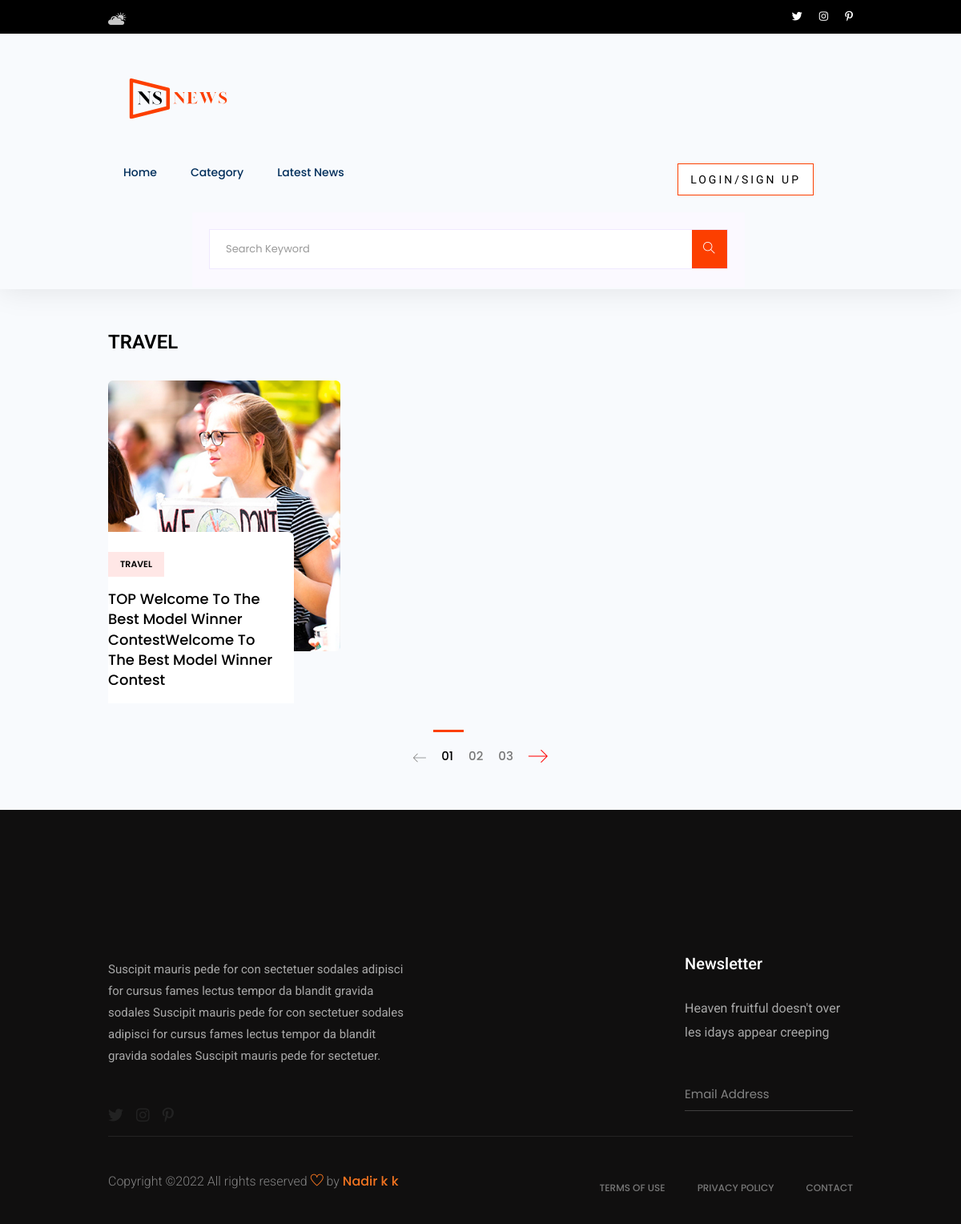
The app's page /topic/ceaf6af9-a641-4818-9b1a-226442acc29c/ with its own data.
### news/models.py (models this page shows, shortened)
class Category(models.Model):
    id = models.UUIDField(default=uuid.uuid4, unique=True,
                          primary_key=True, editable=False)
    name = models.CharField(max_length=200)
    def __str__(self):
        return str(self.name)

class News(models.Model):
    owner = models.ForeignKey(
        Profile, null=True, blank=True, on_delete=models.CASCADE)
    title = models.CharField(max_length=200, null=True, blank=True)
    category = models.ForeignKey(Category, on_delete=models.CASCADE, null=True)
    description = models.TextField(null=True, blank=True)
    featured_image = models.ImageField(
        default='news/default.jpg', null=True, blank=True, upload_to='news/'
    )
    image_link = models.CharField(max_length=1000, null=True, blank=True)
    created = models.DateTimeField(auto_now_add=True)
    id = models.UUIDField(default=uuid.uuid4, unique=True,
                          primary_key=True, editable=False)
    verified_news = models.BooleanField(blank=True, null=True)
    class Meta:
        ordering = ['created']

### news/views.py (the view)
# urls.py: path('topic/<str:pk>/', views.Topic, name='topic'),
def Topic(request, pk):
    category_one = Category.objects.get(id=pk)
    categories = Category.objects.all()
    category_news = News.objects.filter(category=category_one)
    context = {
        'category_one': category_one,
        'news': category_news,
        'categories': categories
    }
    return render(request, 'category.html', context=context)

### templates/category.html
{% extends 'main.html' %}
{% load static %}
{% block content %}
    <main>
    <section class="whats-news-area pt-50 pb-20">
        <div class="container">
            <div class="row">
            <div class="col-lg-12">
                <div class="row d-flex justify-content-between">
                    <div class="col-lg-3 col-md-3">
                        <div class="section-tittle mb-30">
                            <h3>{{category_one.name}}</h3>
                        </div>
                    </div>
                </div>
                <div class="row">
                    <div class="col-12">
                        <div class="tab-content" id="nav-tabContent">
                            <div class="tab-pane fade show active" id="nav-home" role="tabpanel" aria-labelledby="nav-home-tab">
                                <div class="whats-news-caption">
                                    <div class="row">
                                        {% for news_one in news %}
                                        <div class="col-lg-4 col-md-4">
                                            <div class="single-what-news mb-100">
                                                <div class="what-img">
                                                    <a href="{% url 'single-news' news_one.id %}">
                                                    <img src="{{news_one.featured_image.url}}" alt="">
                                                    </a>
                                                </div>
                                                <div class="what-cap">
                                                    <span class="color1">{{news_one.category}}</span>
                                                    <h4><a href="{% url 'single-news' news_one.id %}">{{news_one.title}}</a></h4>
                                                </div>
                                            </div>
                                        </div>
                                        {% endfor %}
                                    </div>
                                </div>
                            </div>
                        </div>
                    </div>
                </div>
            </div>
            </div>
        </div>
    </section>
    <div class="pagination-area pb-45 text-center">
        <div class="container">
            <div class="row">
                <div class="col-xl-12">
                    <div class="single-wrap d-flex justify-content-center">
                        <nav aria-label="Page navigation example">
                            <ul class="pagination justify-content-start">
                              <li class="page-item"><a class="page-link" href="#"><span class="flaticon-arrow roted"></span></a></li>
                                <li class="page-item active"><a class="page-link" href="#">01</a></li>
                                <li class="page-item"><a class="page-link" href="#">02</a></li>
                                <li class="page-item"><a class="page-link" href="#">03</a></li>
                              <li class="page-item"><a class="page-link" href="#"><span class="flaticon-arrow right-arrow"></span></a></li>
                            </ul>
                          </nav>
                    </div>
                </div>
            </div>
        </div>
    </div>
    </main>
{% endblock content %}

### static/uikit/styles/modules/_variables.css (style rules this page uses)
:root { --color-main: #5aa5b9; --color-main-light: #e6faff; --color-sub: #3f4156; --color-sub-light: #51546e; --color-sub-lighter: #ededfd; --color-text: #737373; --color-gray: #8b8b8b; --color-light: #e5e7eb; --color-light-gray: #767676; --color-bg: #f8fafd; --color-white: #fffefd; --color-white-light: #f3f3f3; --color-success: #359e64; --color-success-bg: #def8e8; --color-error: #fc4b0b; --color-error-bg: #fff2ee; --font-base: 'Poppins', arial, helvetica, 'Segoe UI', roboto, ubuntu, sans-serif; --font-monospace: 'Fira Code', 'Courier New', courier, monospace; --font-regular: 300; --font-medium: 500; --font-bold: 700; --generic-shadow: 1px 1px 5px #00000010; --generic-transition: all 0.3s ease-in-out; }

### static/uikit/styles/modules/_base.css (style rules this page uses)
* { margin: 0; padding: 0; box-sizing: border-box; text-rendering: optimizeLegibility; color: inherit; font-size: inherit; }
html { font-size: 50%; }
@media only screen and (min-width: 480px) { html { font-size: 56.25%; } }
@media only screen and (min-width: 1200px) { html { font-size: 62.5%; } }
body { line-height: 1.6; font-weight: 400; font-size: 1.5rem; color: var(--color-text); background-color: var(--color-bg); min-height: 100vh; }

### static/uikit/styles/modules/_typography.css (style rules this page uses)
* { font-family: var(--font-base); }
h3 { font-size: 3.2rem; font-weight: var(--font-medium); }
h4 { font-size: 2.8rem; font-weight: var(--font-medium); }
p, span, strong { font-size: 1.6rem; color: var(--color-text); font-weight: var(--font-regular); }
a { padding-bottom: 2px; text-decoration: none; display: inline-block; color: var(--color-main); font-weight: var(--font-medium); }

### static/uikit/styles/modules/_utilities.css (style rules this page uses)
.container { width: 92%; max-width: 165rem; margin: 0 auto; box-sizing: border-box; }
@media screen and (min-width: 1000px) { .container { width: 90%; } }
@media screen and (min-width: 1200px) { .container { width: 80%; } }
.text-center { text-align: center; }

### records on screen
Category: name "TRAVEL"
News: featured_image (picture), category "TRAVEL", title "TOP Welcome To The Best Model Winner ContestWelcome To The Best Model Winner Contest"
